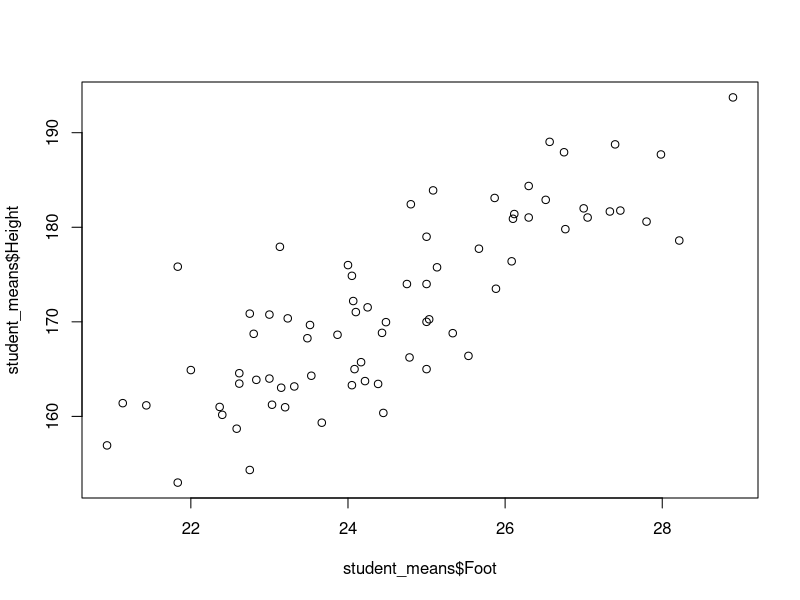
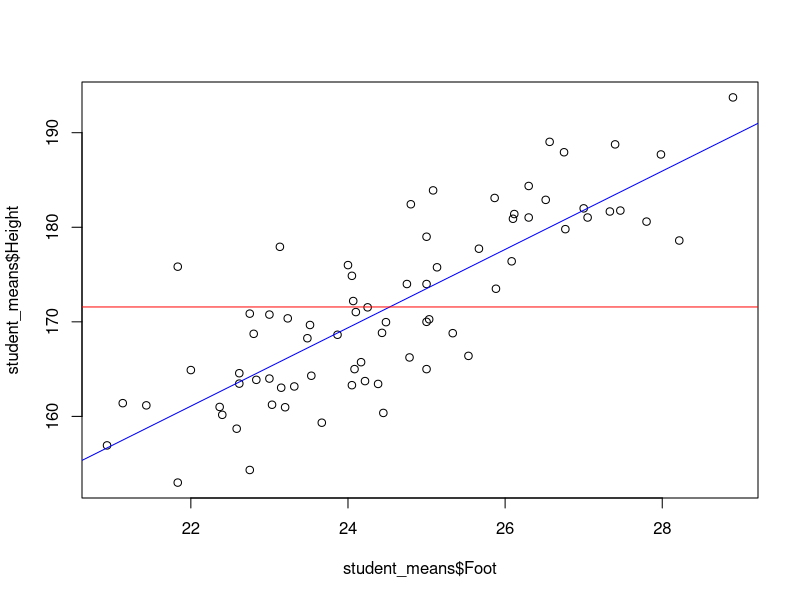
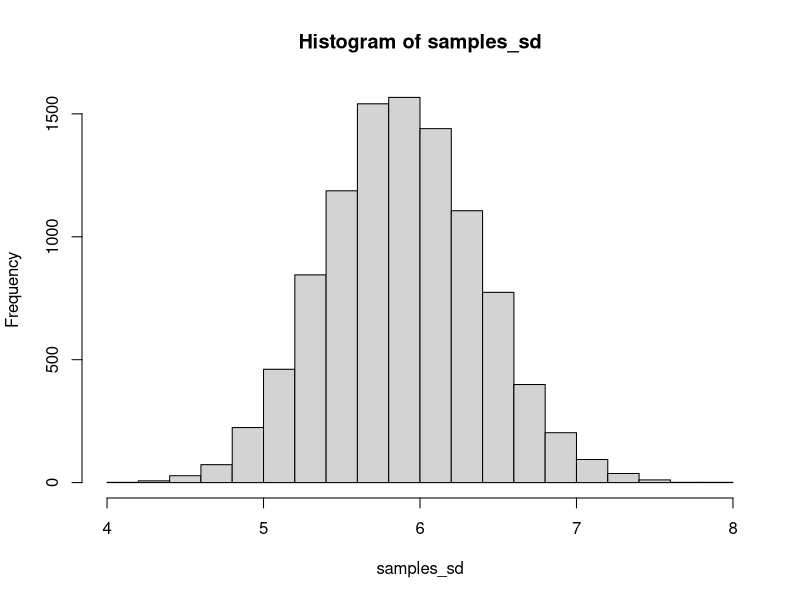
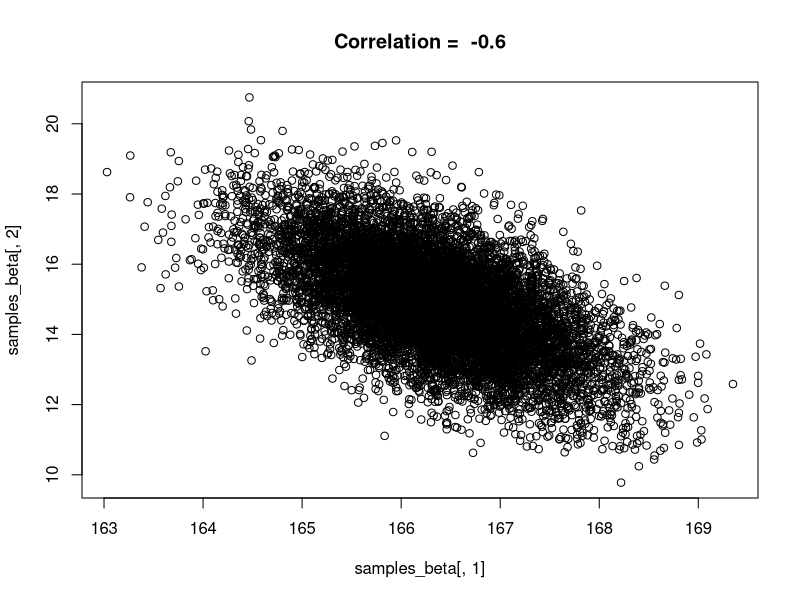
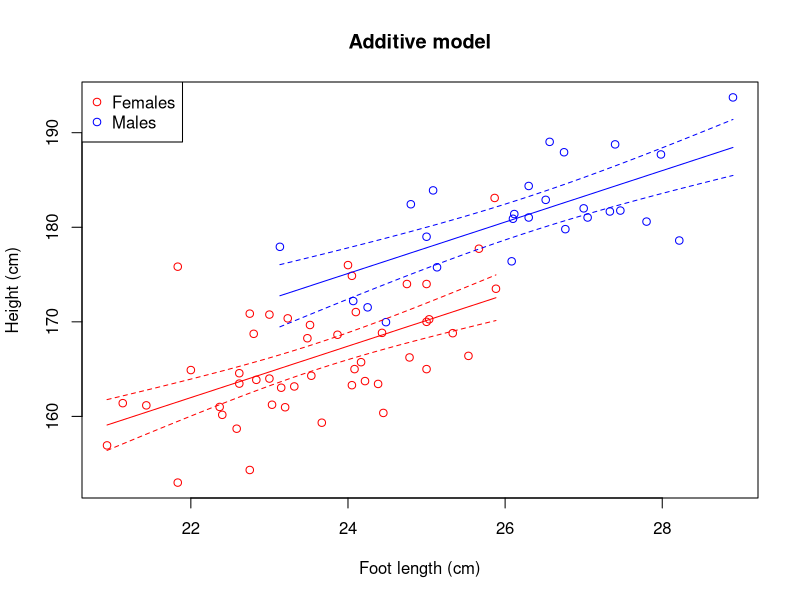
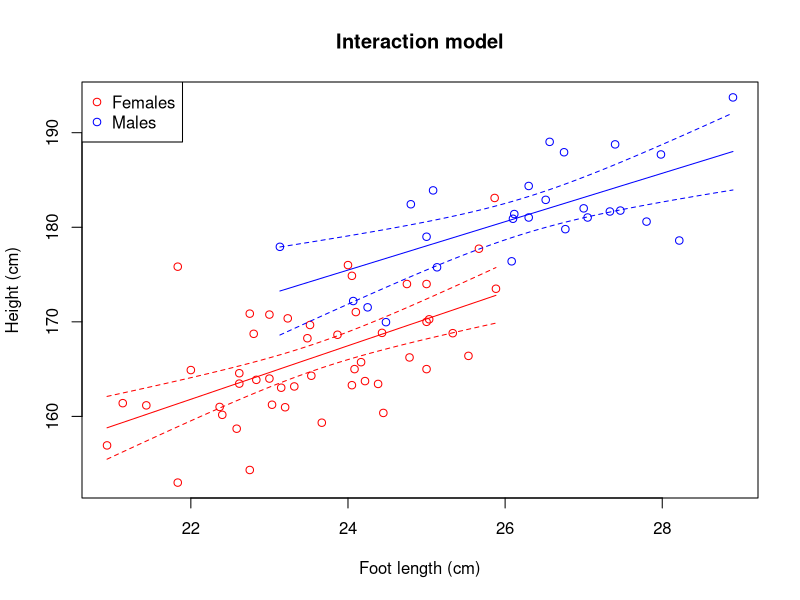

Reproduce these figures in R, in order.
## ---- chunk 1
knitr::opts_chunk$set(echo = TRUE)
## ---- chunk 2
student_means = read.csv("student_means.csv")
head(student_means)
#summary(student_means)
## ---- chunk 3
plot(student_means$Foot, student_means$Height)
## ---- chunk 4
plot(student_means$Height ~ student_means$Foot) # An alternative way of plotting
lin_reg = lm(Height ~ 1 + Foot, data = student_means) # lm() is a function for fitting a linear model with normal residuals
abline(lin_reg, col="blue")
abline(h = mean(student_means$Height), col="red")
## ---- chunk 5
n = 100
beta_0 = 170
sigma = 5

epsilon = rnorm(n, mean=0, sd=sigma)
height = beta_0 + epsilon

# or just

height = rnorm(n, mean=beta_0, sd=sigma)
## ---- chunk 6
fit_1 = lm(Height ~ 1, data = student_means)
## ---- chunk 7
summary(fit_1)
## ---- chunk 8
#mean(student_means$Height[student_means$Sex=="female"])
#sd(student_means$Height[student_means$Sex=="female"])

#with(student_means[student_means$Sex=="male",], mean(Height))
#with(student_means[student_means$Sex=="male",], sd(Height))

(means = tapply(student_means$Height, list(student_means$Sex), mean))
(SDs = tapply(student_means$Height, list(student_means$Sex), sd))
## ---- chunk 9
(SEs = SDs/sqrt(table(student_means$Sex)))
## ---- chunk 10
means[1] + c(-2,2)*SEs[1]
## ---- chunk 11
means[2] + c(-2,2)*SEs[2]
## ---- chunk 12
fit_F = lm(Height ~ 1, data = student_means, subset = Sex=="female")
summary(fit_F)
confint(fit_F)
## ---- chunk 13
fit_M = lm(Height ~ 1, data = student_means, subset = Sex=="male")
summary(fit_M)
confint(fit_M)
## ---- chunk 14
fit_Sex = lm(Height ~ Sex, data = student_means)
summary(fit_Sex)
## ---- chunk 15
fit_Sex_no_int = lm(Height ~ -1 + Sex, data = student_means)
summary(fit_Sex_no_int)
## ---- chunk 16
PredData = data.frame(Sex = c("female", "male"))
## ---- chunk 17
(Predictions = predict(fit_Sex, newdata = PredData, interval = "confidence"))
## ---- chunk 18
(Predictions = predict(fit_Sex, newdata = PredData, interval = "prediction"))
## ---- chunk 19
n_iter = 10000 # Number of iterations
beta = fit_Sex$coef # The parameters in the fixed part of the model (to see what the model object contains, use `str(fit_Sex)`)
res_sd = summary(fit_Sex)$sigma # Estimated residual standard deviation
Sex = student_means$Sex
n = length(Sex)  # Sample size

samples_beta = matrix(nrow=n_iter, ncol=2)  # Empty matrix for storing resampled beta-estimates
for(i in 1:n_iter){
  fixed = ifelse(fit_Sex$model$Sex=="female", beta[1], sum(beta))
  random = rnorm(n, 0, res_sd)
  y = fixed + random
  refit = lm(y ~ Sex)
  samples_beta[i,] = refit$coef
}
## ---- chunk 20
quantile(samples_beta[,1], prob=c(0.025, 0.975)) # The 2.5% and 97.5% quantiles of beta0 (mean height of females)
## ---- chunk 21
quantile(samples_beta[,1] + samples_beta[,2], prob=c(0.025, 0.975)) # same for males
## ---- chunk 22
n_iter = 10000 # Number of iterations
Y = simulate(fit_Sex, nsim = n_iter)

samples_sd = rep(NA,n_iter)  # Empty vectors for storing results
for(i in 1:n_iter){
  refit = lm(Y[,i] ~ student_means$Sex)
  samples_sd[i] = sd(refit$residuals)
}
(CI_sd = quantile(samples_sd, prob=c(0.025, 0.975)))
## ---- chunk 23
hist(samples_sd, 20)
## ---- chunk 24
n_iter = 10000 # Number of iterations
n = nrow(student_means)

samples_males_vs_females = rep(NA,n_iter)  # Empty vectors for storing results
for(i in 1:n_iter){
  resamp_rows = sample(1:n, n, replace = TRUE)
  resamp_data = student_means[resamp_rows,]
  resamp_means = tapply(resamp_data$Height, list(resamp_data$Sex), mean)
  samples_males_vs_females[i] = (resamp_means["male"]/resamp_means["female"] - 1)*100
}
(mean_samples_males_vs_females = mean(samples_males_vs_females))
(CI_samples_males_vs_females = quantile(samples_males_vs_females, prob=c(0.025, 0.975)))
## ---- chunk 25
(table = summary(fit_Sex)$coef)
## ---- chunk 26
plot(samples_beta[,1], samples_beta[,2])
correlation = cor(samples_beta[,1], samples_beta[,2])
title(paste("Correlation = ", round(correlation,2)))
## ---- chunk 27
(vcov_lm = vcov(fit_Sex))
## ---- chunk 28
(vcov_boot = var(samples_beta))
## ---- chunk 29
sqrt(diag(vcov_lm))
## ---- chunk 30
cov2cor(vcov_lm)
## ---- chunk 31
fit_Foot = lm(Height ~ Foot, data = student_means)
## ---- chunk 32
fit_Sex_Foot = lm(Height ~ Sex + Foot, data = student_means)
summary(fit_Sex_Foot)
## ---- chunk 33
mu_F = mean(student_means$Foot[student_means$Sex=="female"])
fit_Sex_Foot = lm(Height ~ Sex + I(Foot-mu_F), data = student_means)
summary(fit_Sex_Foot)
## ---- chunk 34
model_fit = fit_Sex_Foot
Title = "Additive model"
x_range_F = range(student_means$Foot[student_means$Sex=="female"])
x_range_M = range(student_means$Foot[student_means$Sex=="male"])
pred_data_F = data.frame(Sex = "female", Foot = seq(x_range_F[1], x_range_F[2], length.out = 50))
pred_data_M = data.frame(Sex = "male", Foot = seq(x_range_M[1], x_range_M[2], length.out = 50))
pred_data = rbind(pred_data_F, pred_data_M)
pred = predict(model_fit, pred_data, interval = "confidence")
pred = cbind(pred_data, pred)

plot(Height ~ Foot,
     data = student_means,
     type="p",
     xlab="Foot length (cm)",
     ylab = "Height (cm)",
     col = ifelse(Sex=="female", "red", "blue")
)
lines(fit ~ Foot, data = pred, subset = Sex=="female", col="red")
lines(lwr ~ Foot, data = pred, subset = Sex=="female", col="red", lty=2)
lines(upr ~ Foot, data = pred, subset = Sex=="female", col="red", lty=2)
lines(fit ~ Foot, data = pred, subset = Sex=="male", col="blue")
lines(lwr ~ Foot, data = pred, subset = Sex=="male", col="blue", lty=2)
lines(upr ~ Foot, data = pred, subset = Sex=="male", col="blue", lty=2)
legend("topleft", legend=c("Females", "Males"), pch=c(1,1), col = c("red", "blue"))
title(Title)
## ---- chunk 35
fit_Sex_Foot_interaction = lm(Height ~ Sex*Foot, data = student_means)
summary(fit_Sex_Foot_interaction)
## ---- chunk 36
# This chunk is not printed because I have used echo = FALSE. Below, I have made the plot in a slightly different (but equivalent) way than above. In earlier versions of R, the 'data' and 'subset' arguments were not available in the 'plot' function. Hence, the 'with' function was convenient. There are often many ways to do the same thing in R and which way to use is partly a matter of taste - pick a way that you understand and is tidy and transparent (easier to avoid mistakes)

model_fit = fit_Sex_Foot_interaction
Title = "Interaction model"
x_range_F = range(student_means$Foot[student_means$Sex=="female"])
x_range_M = range(student_means$Foot[student_means$Sex=="male"])
pred_data_F = data.frame(Sex = "female", Foot = seq(x_range_F[1], x_range_F[2], length.out = 50))
pred_data_M = data.frame(Sex = "male", Foot = seq(x_range_M[1], x_range_M[2], length.out = 50))
pred_data = rbind(pred_data_F, pred_data_M)
pred = predict(model_fit, pred_data, interval = "confidence")
pred = cbind(pred_data, pred)

with(student_means,
     plot(Foot, Height, type="n", xlab="Foot length (cm)", ylab = "Height (cm)")
     )
with(student_means, points(Foot, Height, col=ifelse(Sex=="female", "red", "blue")))
with(pred[pred$Sex=="female",], lines(Foot, fit, col="red"))
with(pred[pred$Sex=="female",], lines(Foot, lwr, col="red", lty=2))
with(pred[pred$Sex=="female",], lines(Foot, upr, col="red", lty=2))
with(pred[pred$Sex=="male",], lines(Foot, fit, col="blue"))
with(pred[pred$Sex=="male",], lines(Foot, lwr, col="blue", lty=2))
with(pred[pred$Sex=="male",], lines(Foot, upr, col="blue", lty=2))
legend("topleft", legend=c("Females", "Males"), pch=c(1,1), col = c("red", "blue"))
title(Title)
## ---- chunk 37
var_res = var(residuals(fit_Sex_Foot_interaction))
var_pred = var(fitted(fit_Sex_Foot_interaction))
var_tot = var_res + var_pred
var_pred/var_tot # (var_tot - var_res)/var_tot 
## ---- chunk 38
var_res = var(residuals(fit_Sex_Foot_interaction))
var_tot = var(residuals(fit_1)) # = var(student_means$Height)
(var_tot - var_res)/var_tot # = 1-var_res/var_tot 
